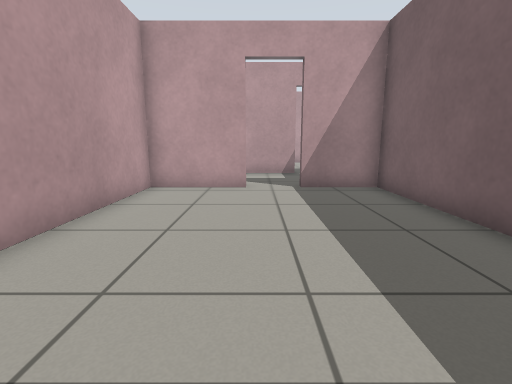
[1] (above)

16 first-person views from a walk through a Gazebo world. The camera is 0.72 m above the floor, tilts 10° down and sees 85° across. The floor is counted in squares, 0.5 m on a side. Each view is taken from the middle of a square. On the plan, view 1 faces up. The plan holds only what a view shows up to about 14 squares ahead; the rest is blank.

[2]
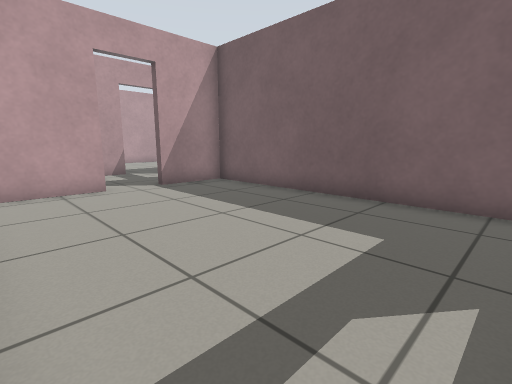

[3]
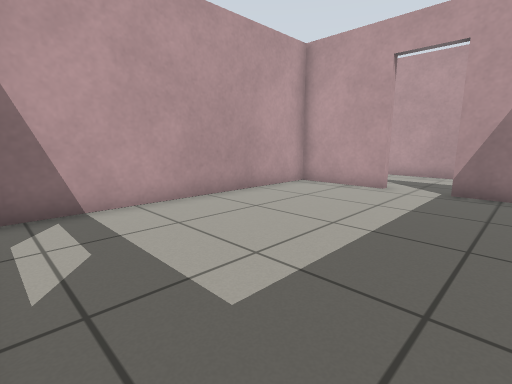

[4]
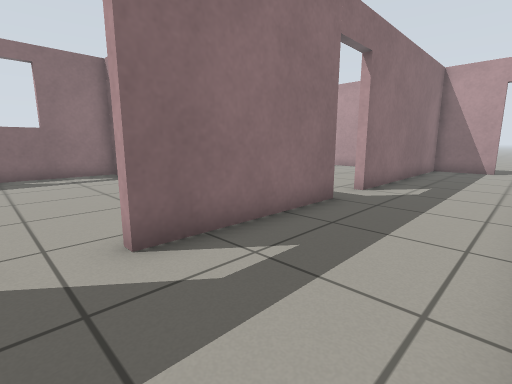

[5]
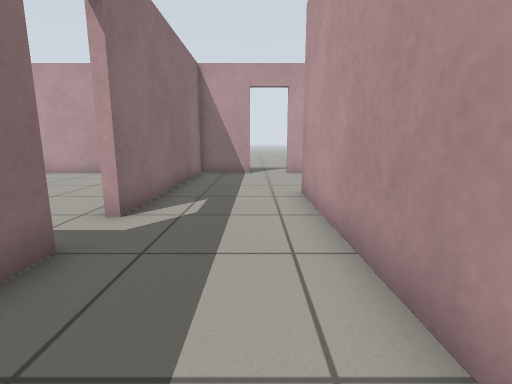

[6]
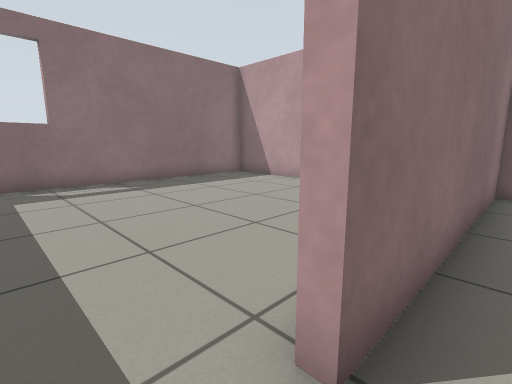

[7]
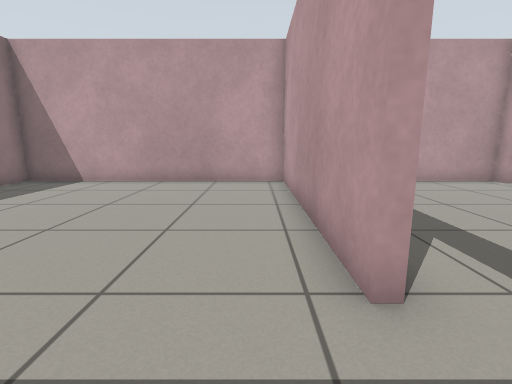

[8]
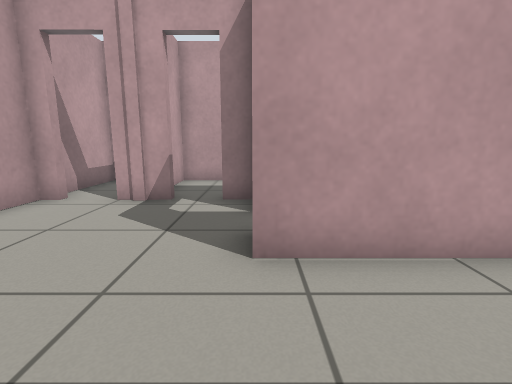

[9]
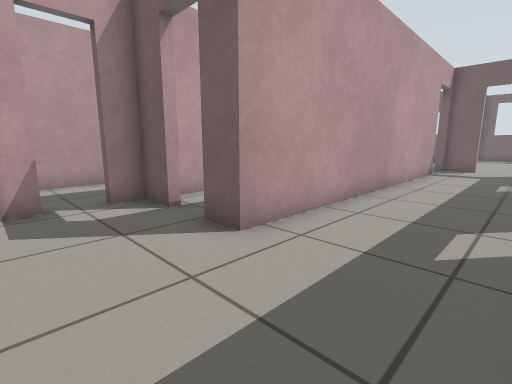

[10]
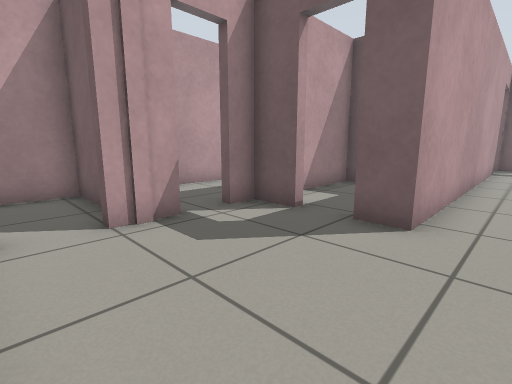

[11]
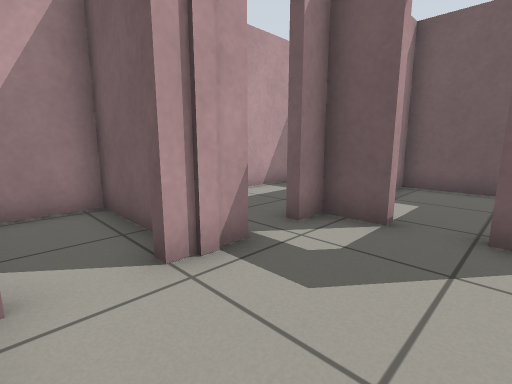

[12]
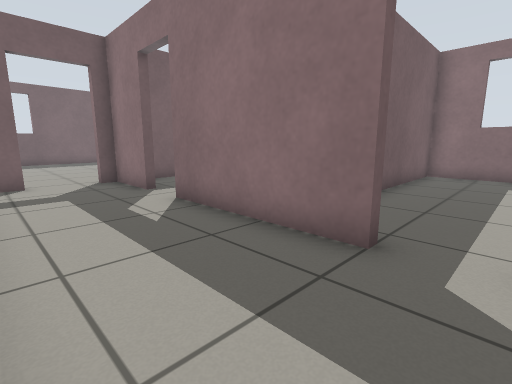

[13]
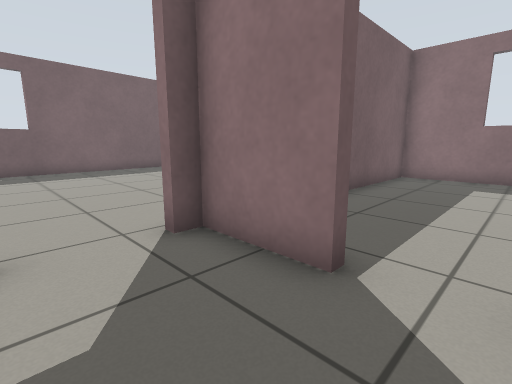

[14]
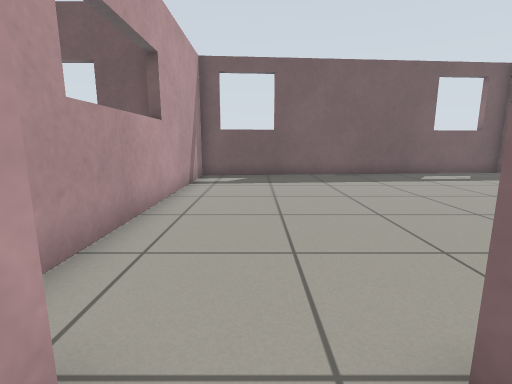

[15]
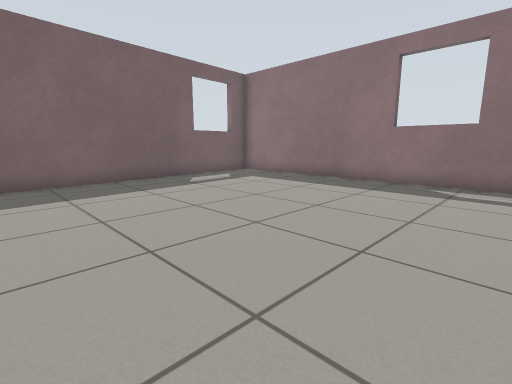

[16]
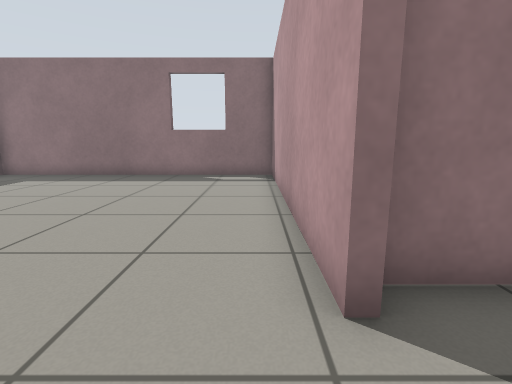

### Floor plan
Points are (right, up) in squares from view 1. A wall is a line through its corners. A room is listed if a view was taken in it or the views show most of it. See-through windows are left out.
Room 1 (views 1, 2, 3)
walls: (-0.2, 9) (-3.4, 9) (-3.4, -0.7) (4, -0.7) (4, 9) (1.4, 9)
ways out: open door at (0.5, 9) to room 2
Room 2 (views 4, 5, 6, 8, 9, 10, 11, 12, 13, 14)
walls: (-5.6, 9.3) (-0.2, 9.3); (-10, 15.7) (-10, 17) (-10.9, 17); (-12.2, 17) (-13.5, 17); (-15.5, 11.7) (-15.5, 9.3) (-7.2, 9.3); (1.4, 9.3) (4, 9.3) (4, 9.9); (1.9, 13.4) (-10, 13.3) (-10, 14.4); (-15, 17) (-15.5, 17) (-15.5, 13.5); (4, 12) (4, 13.4)
ways out: open door at (0.5, 9) to room 1; open door at (-6.5, 9) to room 3; open door at (4, 11) to room 4; open door at (-10, 15) to room 5; open door at (-14.5, 17) to room 6; open door at (-16, 12.5); open door at (-11.5, 17); open door at (2.5, 13.5)
Room 3 (view 7)
walls: (-7.2, 9) (-15.5, 9) (-15.5, -0.7) (-3.8, -0.7) (-3.8, 4.4)
ways out: open door at (-6.5, 9) to room 2
Room 4 (views 15, 16)
walls: (4.3, 9.9) (4.3, -0.7) (16.5, -0.7) (15.4, 13.4) (5.8, 13.4)
ways out: open door at (4, 11) to room 2
Room 5 (no view inside)
walls: (-5.2, 14.6) (-5.2, 17.1) (-9.1, 17)
ways out: open door at (-10, 15) to room 2
Room 6 (no view inside)
walls: (-13.1, 18.2) (-13.1, 20.7) (-15.5, 20.7) (-15.5, 18)
ways out: open door at (-14.5, 17) to room 2

Where each view was taken, in squares from view 1:
view 1: 0 up, 0 right, facing up
view 2: 0 up, 3 left, facing up-right
view 3: 0 up, 3 right, facing up-left
view 4: 13 up, 1 right, facing down-left
view 5: 12 up, 2 left, facing left
view 6: 10 up, 6 left, facing down-left
view 7: 8 up, 5 left, facing left
view 8: 10 up, 10 left, facing up
view 9: 10 up, 13 left, facing up-right
view 10: 12 up, 15 left, facing up-right
view 11: 14 up, 15 left, facing up-right
view 12: 13 up, 7 left, facing down-right
view 13: 12 up, 0 right, facing down-right
view 14: 11 up, 3 right, facing right
view 15: 10 up, 5 right, facing down-right
view 16: 12 up, 5 right, facing down
